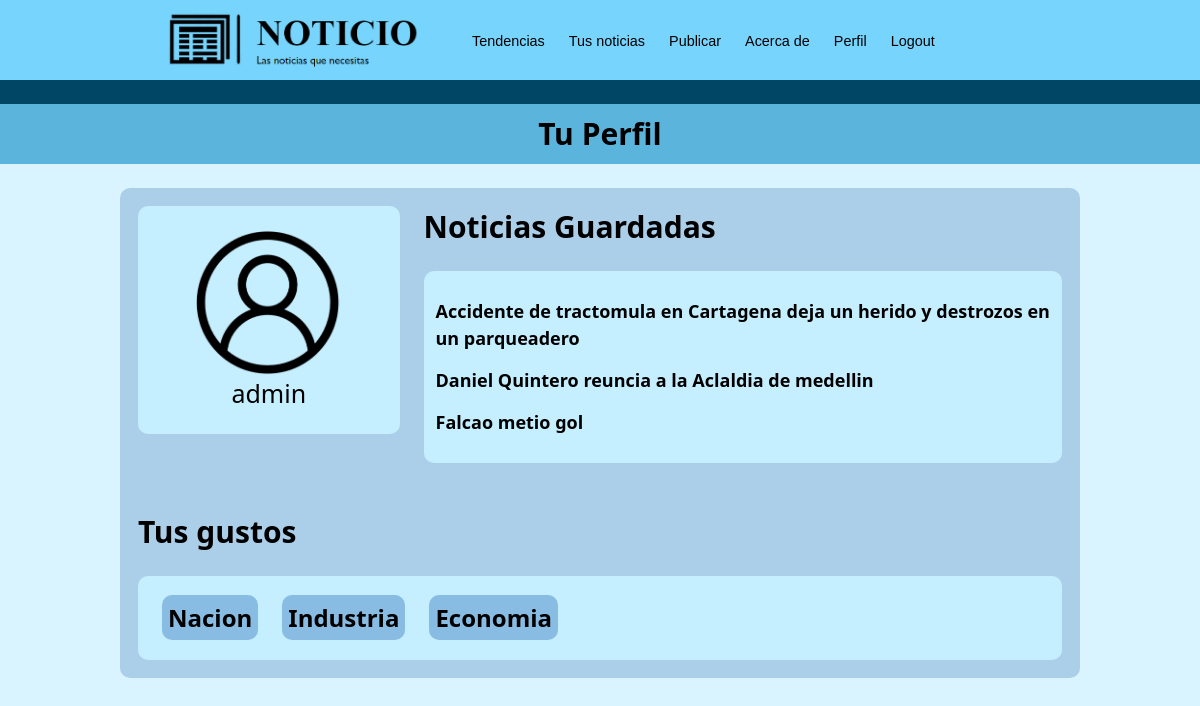
Page /perfil (signed in) on the committed database.
### main/models.py (models this page shows, shortened)
class CustomUser(AbstractBaseUser, PermissionsMixin):
    username = models.CharField(max_length=12, unique=True)
    TAGS = (
        ('Nacion','Nacion'),
        ("Industria","Industria"),
        ("Economia","Economia"),
        ("Deportes","Deportes"),
        ("Farandula","Farandula"),
        ("Política","Política"),
        ("Mundo","Mundo"),
        ("Opinion","Opinion"),
    )
    preferences = MultiSelectField(max_length= 50, choices = TAGS)
    saved_news = models.ManyToManyField(Noticia, blank=True)
    is_staff = models.BooleanField(default=False)
    is_superuser = models.BooleanField(default=False)
    is_active = models.BooleanField(default=True)
    password2 = models.CharField(max_length=20)
    objects = CustomUserManager()
    USERNAME_FIELD = 'username'

class Noticia(models.Model):
    TAGS = (
        ('Nacion','Nacion'),
        ("Industria","Industria"),
        ("Economia","Economia"),
        ("Deportes","Deportes"),
        ("Farandula","Farandula"),
        ("Política","Política"),
        ("Mundo","Mundo"),
        ("Opinion","Opinion"),
    )
    autor = models.CharField(max_length=30)
    tags = models.CharField(max_length=50, choices = TAGS)
    titulo = models.TextField(max_length=200)
    resumen = models.TextField(max_length=600)
    fecha = models.DateField(auto_now=True)
    user = models.ForeignKey('CustomUser', on_delete=models.CASCADE,null=True,blank=True)
    url = models.CharField(max_length=200, null=True, blank = True)
    contenido = models.TextField(max_length=4000,null=True)
    class Meta:
        ordering = ["fecha"]

### main/views.py (the view)
# urls.py: path('perfil',views.perfil),
def perfil(request):
    user = request.user
    print(type(user.preferences))
    return render(request, 'main/perfil.html', {'usuario':user})

### main/templates/main/perfil.html
{% extends 'main/layouts/nav1.html' %}
{% load static %}
{% block content %}
<div class="contenedor-subtitulo">
    <p class="subtitle">Tu Perfil</p>
</div>
<div class="fondo-perfil">
    <div class="contenedor-perfil">
        <div class="bloque-perfil">
            <img src="{% static 'imagen perfil.png' %}" class="imagen-logo">
            {{user.username}}
        </div>
        <div style="width: -webkit-fill-available;">
            <h2 class="subtitle">Noticias Guardadas</h2>
            <div class="bloque-noticias-guardadas">
                {% for noticia in user.saved_news.all %}
                {% if noticia.url == null %}
                <a class="titulo-noticia" href = '/noticia/{{noticia.id}}' target = "_blank"><h2>{{noticia.titulo}}</h2></a>
                {% else %}
                <a class="titulo-noticia" href = {{noticia.url}} target = "_blank"><h2>{{noticia.titulo}}</h2></a>
                {% endif %}
                {% endfor %}
            </div>
        </div>
    </div>
    <div style="width: -webkit-fill-available">
        <h2 class="subtitle" style="margin: 2vw; margin-left:0px">Tus gustos</h2>
        <div class="contenedor-gustos">
            {% for tag in user.preferences %}
            <h2 class="tag-noticia">{{tag}}</h2>
            {% endfor %}
        </div>
    </div>
</div>
{% endblock %}

### main/static/clases.css (style rules this page uses)
html { scroll-behavior: smooth; }
body { margin: 0px; font-family: system-ui, -apple-system, BlinkMacSystemFont, 'Segoe UI', Roboto, Oxygen, Ubuntu, Cantarell, 'Open Sans', 'Helvetica Neue', sans-serif; min-height: 100vh; background-color: #D9F4FF; }
a { text-decoration: none; color: #1B7095; }
.bloque-noticias-guardadas { padding: 1vw; line-height: 1.5; margin-bottom: 2vw; margin-top: 2vw; border-radius: 10px; font-size: max(25px, 2vw); background-color: #C5EEFF; width: -webkit-fill-available; }
.bloque-noticias-guardadas h2 { font-weight: 600; }
.bloque-perfil { padding: 2vw; border-radius: 10px; font-size: max(25px, 2vw); background-color: #C5EEFF; display: flex; flex-direction: column; align-items: center; height: fit-content; }
.contenedor-subtitulo { display: flex; justify-content: center; align-items: center; background-color: #5BB4DB; width: 100%; height: 5vw; min-height: 40px; position: relative; z-index: 1 }
.contenedor-perfil { display: flex; width: -webkit-fill-available; grid-column-gap: 2vw; }
.contenedor-gustos { display: flex; width: -webkit-fill-available; grid-column-gap: 2vw; background-color: #C5EEFF; border-radius: 10px; padding-left: 2vw; }
.titulo-noticia { text-decoration: none; color: black; font-size: max(10px, 1vw); }
.subtitle { font-size: max(20px, 2.5vw); font-weight: 700; margin: 0px; }
.fondo-perfil { background-color: #ABCFE9; border-radius: 10px; margin-left: 10vw; margin-right: 10vw; margin-top: 2vw; margin-bottom: 2vw; padding: max(15px,1.5vw); display: flex; flex-direction: column; align-items: flex-start; }
.tag-noticia { background-color: #88BCE2; border-radius: 10px; align-self: baseline; padding: max(6px, 0.5vw); }
.imagen-logo { height: fit-content; max-width: 70%; align-self: center; }

### rows in the picture
CustomUser: username "admin"
Noticia: titulo "Accidente de tractomula en Cartagena deja un herido y destrozos en un parqueadero"
Noticia: titulo "Daniel Quintero reuncia a la Aclaldia de medellin"
Noticia: titulo "Falcao metio gol"

### other values in the picture
{{ tag }} "Nacion" "Industria" "Economia"
